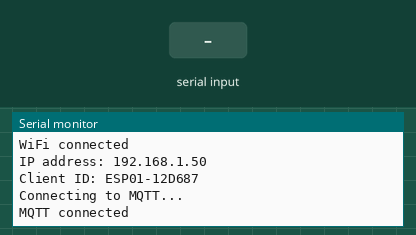
Simulated run of this sketch. Board: ESP8266 (NodeMCU). Shown: the last lines printed to the serial monitor. The test bench sets the inputs (shaded band). WiFi joins after 1.5 s; servers stay silent unless stated; no MQTT or app messages arrive unless stated.

Above: at 3.7 s.
3.8 s: "1" received over Serial
At 5.8 s:
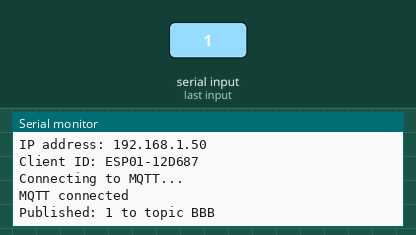
6.1 s: "0" received over Serial
At 7.0 s:
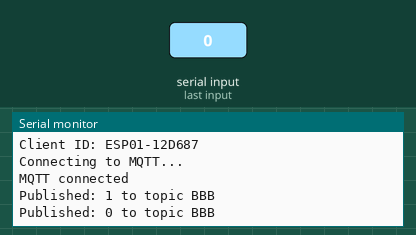
7.6 s: "2" received over Serial
At 8.5 s:
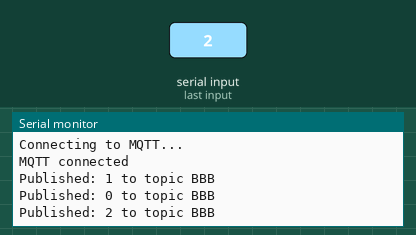

The sketch:

Mqtt-firmware.ino
```cpp
#include <ESP8266WiFi.h>
#include <WiFiClientSecure.h>
#include <PubSubClient.h>

const char* ssid = "YN-WiFi";
const char* password = "dimobatta1";

const char* mqttServer = "7a95f954fa024e02b2abee411a96e857.s1.eu.hivemq.cloud";
const int mqttPort = 8883;

const char* mqttUser = "nalithlakshan";
const char* mqttPass = "Nalith96";

const char* publishTopic = "BBB";

WiFiClientSecure espClient;
PubSubClient mqttClient(espClient);

char clientID[32];

String serialData = "";

void setup() {
  Serial.begin(115200);
  Serial.setTimeout(50);
  delay(1000);

  Serial.println("Starting...");

  connectWiFi();

  snprintf(clientID, sizeof(clientID), "ESP01-%06X", ESP.getChipId());
  Serial.printf("Client ID: %s\n", clientID);

  espClient.setInsecure();

  mqttClient.setServer(mqttServer, mqttPort);
  connectMqtt();
}

void loop() {
  if (!mqttClient.connected()) {
    connectMqtt();
  }

  mqttClient.loop();

  if (Serial.available() > 0) {
    serialData += Serial.readString();
    serialData.trim();

    if (serialData.length() > 0) {
      mqttClient.publish(publishTopic, serialData.c_str());

      Serial.print("Published: ");
      Serial.print(serialData);
      Serial.print(" to topic ");
      Serial.println(publishTopic);

      serialData = "";
    }
  }

  delay(1000);
}

void connectWiFi() {
  Serial.println("Connecting to WiFi...");

  WiFi.mode(WIFI_STA);
  WiFi.begin(ssid, password);

  while (WiFi.status() != WL_CONNECTED) {
    delay(500);
    Serial.print(".");
  }

  Serial.println();
  Serial.println("WiFi connected");
  Serial.print("IP address: ");
  Serial.println(WiFi.localIP());
}

void connectMqtt() {
  while (!mqttClient.connected()) {
    Serial.println("Connecting to MQTT...");

    if (mqttClient.connect(clientID, mqttUser, mqttPass)) {
      Serial.println("MQTT connected");
    } else {
      Serial.print("MQTT failed, rc=");
      Serial.println(mqttClient.state());
      delay(3000);
    }
  }
}
```

Measured:
- after the input at 3.8 s, the serial monitor: prints a new line after 0.81 s (image 1)
- after the input at 6.1 s, the serial monitor: prints a new line after 0.56 s (image 2)
- after the input at 7.6 s, the serial monitor: prints a new line after 0.11 s (image 3)
